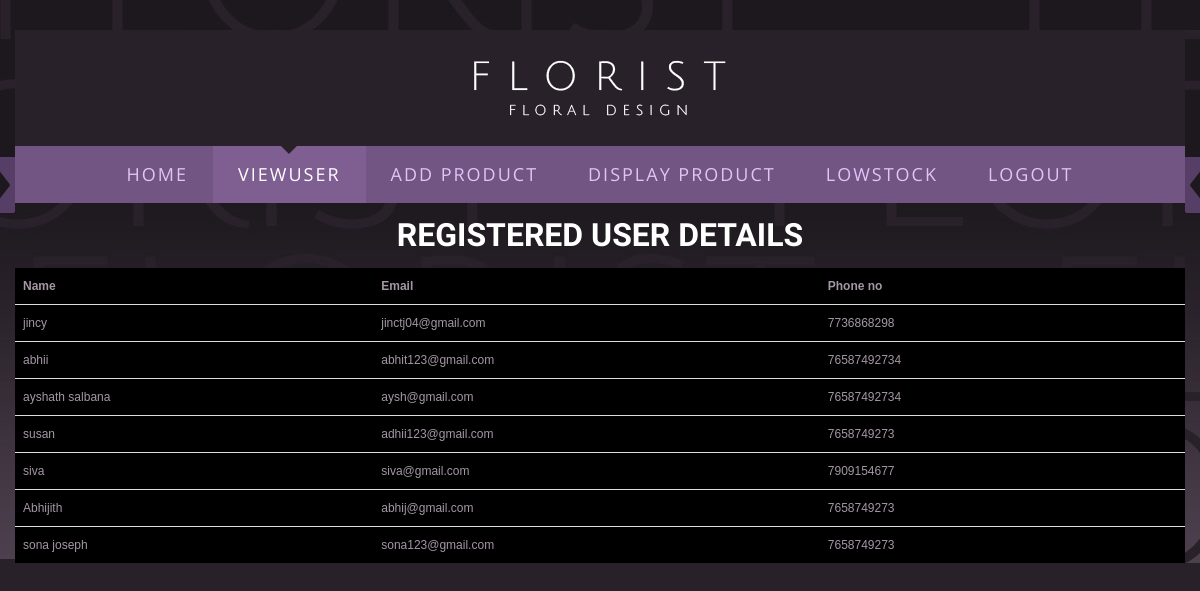
Page /viewuser on the committed database.
### apps/models.py (models this page shows, shortened)
class Registration(models.Model):
    username=models.CharField(max_length=15,unique=True)
    email=models.EmailField()
    phoneno=models.CharField(max_length=10)
    password=models.CharField(max_length=15)

### apps/views.py (the view)
# urls.py: path('viewuser',views.view_user),
def view_user(request):
    user=Registration.objects.all()
    return render(request,'viewuser.html',{'data':user})

### template/viewuser.html (shortened to what this page needs)
<!DOCTYPE html>
<html lang="en">
{% load static %}
<head>
<link rel="stylesheet" href="{% static 'css/bootstrap.css' %}" type="text/css" media="screen">
<link rel="stylesheet" href="{% static 'css/bootstrap-responsive.css' %}" type="text/css" media="screen">
<link rel="stylesheet" href="{% static 'css/camera.css' %}" type="text/css" media="screen">
<link rel="stylesheet" href="{% static 'css/newstyle.css' %}" type="text/css" media="screen">
</head>
<body class="main">
<div id="main">
<div class="top1">
<div class="container">
<div class="row">
<div class="span12">
<div class="top1_inner">
<header><div class="logo_wrapper"><a href="index.html" class="logo"><img src="{% static 'images/logo.png' %}" alt=""></a></div></header>
</div>
<div class="menu_wrapper">
<div class="arr_left"></div>
<div class="arr_right"></div>
<div class="navbar navbar_">
	<div class="navbar-inner navbar-inner_">
		<div class="nav-collapse nav-collapse_ collapse">
			<ul class="nav sf-menu clearfix">
<li><a href="adminpage">home</a></li>
                <li class="active"><a href="viewuser">viewuser</a></li>
<li><a href="addproduct">Add Product</a></li>
<li><a href="displayproduct">Display Product</a></li>
				<li><a href="lowstock">LOWSTOCK</a></li>
				<li><a href="logout">Logout</a></li>
    </ul>
<h1><b>REGISTERED USER  DETAILS</b></h1>
<div style="background-color:black;width=200px;height=200px;">
			<table class="table" bgcolor="white">
				<thead>
				<tr>
					<th>Name</th>
					<th>Email</th>
					<th>Phone no</th>
				</tr>
				</thead>
				<body>
				{% for i in data %}
				<tr>
					<td>{{i.username}}</td>
					<td>{{i.email}}</td>
					<td>{{i.phoneno}}</td>
					<td><a class="btn-btn danger" href="delete/{{i.username}}"delete</a></td>
				</tr>
				{% endfor %}
				</body>
			</table>
		</div>
		</div>
</div>
</div>
</div>
<div id="slider_wrapper">
<div id="slider" class="clearfix">
<div id="camera_wrap">
</div>
</div>
	</div>
</div>
</div>
</div>
</div>
</div>
</body>
</html>

### static/css/camera.css (style rules this page uses)
.camera_wrap { display: none; float: left; position: relative; z-index: 0; }
.camera_wrap { width: 100%; }
#slider { padding: 10px 10px 0; }
#camera_wrap { min-height: 350px; }

### static/css/newstyle.css (style rules this page uses)
a { color:#dcc4de; text-decoration: underline; outline:none }
body { background:#29212a; border:0; font: 12px Arial, Helvetica, sans-serif; color:#a497a5 ; line-height:20px; min-width:320px; }
#main { margin: 0 auto; position: relative; overflow: hidden; }
.top1 { background: url(../images/top1.jpg) left bottom repeat-x #1d181e; padding-top: 30px; }
.top1_inner { position: relative; background: #29212a; }
header { position: relative; z-index: 1; padding-bottom: 30px;padding: 30px 0; text-align: center; }
.menu_wrapper { position: relative; z-index: 100; background: #725583; }
.arr_left { width: 27px; height: 56px; background: url(../images/arr_left.png) left top no-repeat; position: absolute; left: -27px; top: 11px; }
.arr_right { width: 27px; height: 56px; background: url(../images/arr_right.png) left top no-repeat; position: absolute; right: -27px; top: 11px; }
.navbar_ { margin: 0; padding: 0; background: none; position: relative;z-index: 30; height: 57px; }
.navbar_ .navbar-inner_ { padding: 0; margin: 0; border: none; min-height: inherit; background: none; border-radius:0px; -moz-border-radius:0px; -webkit-border-radius:0px; box-shadow: none;-moz-box-shadow: none; -webkit-box-shadow: none; filter:none; }
.nav-collapse_.collapse { position:relative; display:block; text-align: center; line-height: 1px; }
.navbar_ .nav { position: relative; float: none; margin: 0; padding: 0; display: inline-block; left: auto; }
.navbar_ .nav > li { position: relative; display: block; float: left; padding-right: 0px; white-space: nowrap; background: none; }
.navbar_ .nav > li > a { display: block; text-decoration: none; background: url(../images/nav.png) center -8px no-repeat; font-family: 'Open Sans'; font-weight: 400; font-size: 18px; line-height: 57px; color: #e4c3f7; text-shadow:none; padding: 0px 25px; border: none; margin: 0; letter-spacing: 2px; text-transform: uppercase; border-radius:0px; -moz-border-radius:0px; -webkit-border-radius:0px; transition: all 0.3s ease-out; -moz-transition: all 0.3s ease-out; -webkit-transition: all 0.3s ease-out; -o-transition: all 0.3s ease-out; }
.navbar_ .nav > li.active > a, .navbar_ .nav > li.active > a:hover, .navbar_ .nav > li.active > a:focus, .navbar_ .nav > li > a:hover, .navbar_ .nav > li > a:focus, .navbar_ .nav > li.sfHover > a, .navbar_ .nav > li.sfHover > a:hover { color: #fff; text-decoration: none; background: url(../images/nav.png) center top no-repeat #7f5f91; box-shadow: none;-moz-box-shadow: none; -webkit-box-shadow: none; }
h1 { font-family:'Julius Sans One'; font-weight:400; font-size:32px; color:#fff; line-height:35px; padding:15px 0 15px 0; margin: 0; }

### rows in the picture
Registration: username "jincy", email "jinctj04@gmail.com", phoneno "7736868298"
Registration: username "abhii", email "abhit123@gmail.com", phoneno "76587492734"
Registration: username "ayshath salbana", email "aysh@gmail.com", phoneno "76587492734"
Registration: username "susan", email "adhii123@gmail.com", phoneno "7658749273"
Registration: username "siva", email "siva@gmail.com", phoneno "7909154677"
Registration: username "Abhijith", email "abhij@gmail.com", phoneno "7658749273"
Registration: username "sona joseph", email "sona123@gmail.com", phoneno "7658749273"
